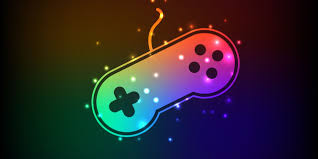
#> input picture imagem/videogame.jpg, 318 x 159 px
$ python codigo35.py
#> lines starting #> are read from the running program, lines starting #| are printed output that depends on the picture; after the words box and inside, x2 and y2 are one past the last pixel; in counts of white or black regions, pixels touching at a corner belong together
import cv2 as cv
import numpy as np
from matplotlib import pyplot as plt

img = cv.imread('imagem/videogame.jpg')
#> img is the input picture: shape (159, 318, 3); mean B, G, R 45.2, 38.8, 46.4

img_gray = cv.cvtColor(img, cv.COLOR_BGR2GRAY)
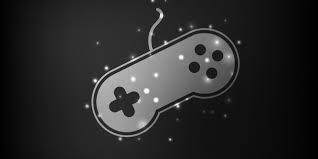
#> img_gray: shape (159, 318); min 0, max 254, mean 41.8

img_bin = img_gray < 100
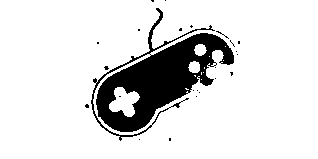
#> img_bin: shape (159, 318) bool; 86.8% white; 24 black regions (23 under 20 px), largest, box (x1, y1, x2, y2) and area: (91, 8, 234, 141) 6585
fig = plt.figure()
plt.imshow(img, cmap='gray', vmin=0)
ax = plt.gca()
ax.axes.xaxis.set_visible(False)
ax.axes.yaxis.set_visible(False)
plt.show(block=False)

fig_gray = plt.figure()
plt.imshow(img_gray, cmap='gray', vmin=0)
ax = plt.gca()
ax.axes.xaxis.set_visible(False)
ax.axes.yaxis.set_visible(False)
plt.show(block=False)

fig_bin = plt.figure()
plt.imshow(img_gray, cmap='gray', vmin=0)
ax = plt.gca()
ax.axes.xaxis.set_visible(False)
ax.axes.yaxis.set_visible(False)
plt.show()
